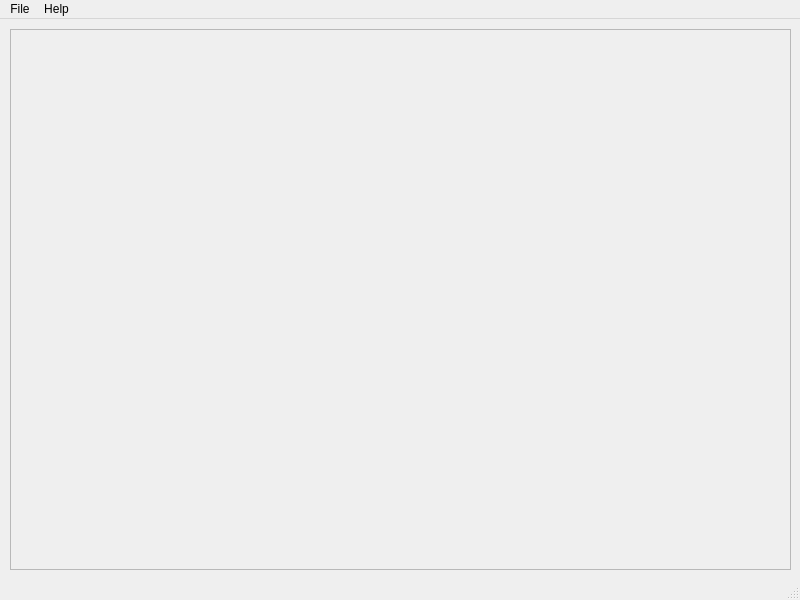
<?xml version="1.0" encoding="UTF-8"?>
<ui version="4.0">
 <class>DocumentViewerWindow</class>
 <widget class="QMainWindow" name="DocumentViewerWindow">
  <property name="geometry">
   <rect>
    <x>0</x>
    <y>0</y>
    <width>800</width>
    <height>600</height>
   </rect>
  </property>
  <property name="sizePolicy">
   <sizepolicy hsizetype="Preferred" vsizetype="Preferred">
    <horstretch>0</horstretch>
    <verstretch>0</verstretch>
   </sizepolicy>
  </property>
  <property name="minimumSize">
   <size>
    <width>800</width>
    <height>600</height>
   </size>
  </property>
  <property name="maximumSize">
   <size>
    <width>800</width>
    <height>600</height>
   </size>
  </property>
  <property name="windowTitle">
   <string>Document Viewer</string>
  </property>
  <property name="windowIcon">
   <iconset resource="Resources.qrc">
    <normaloff>:/Main/img/document.png</normaloff>:/Main/img/document.png</iconset>
  </property>
  <widget class="QWidget" name="centralwidget">
   <widget class="QFrame" name="frmBrowser">
    <property name="geometry">
     <rect>
      <x>10</x>
      <y>10</y>
      <width>781</width>
      <height>541</height>
     </rect>
    </property>
    <property name="styleSheet">
     <string notr="true">color: rgb(0, 0, 0);</string>
    </property>
    <property name="frameShape">
     <enum>QFrame::StyledPanel</enum>
    </property>
    <property name="frameShadow">
     <enum>QFrame::Raised</enum>
    </property>
   </widget>
  </widget>
  <widget class="QMenuBar" name="menubar">
   <property name="geometry">
    <rect>
     <x>0</x>
     <y>0</y>
     <width>800</width>
     <height>23</height>
    </rect>
   </property>
   <widget class="QMenu" name="menuFile">
    <property name="title">
     <string>File</string>
    </property>
    <addaction name="actionOpen"/>
    <addaction name="separator"/>
    <addaction name="actionExit"/>
   </widget>
   <widget class="QMenu" name="menuHelp">
    <property name="title">
     <string>Help</string>
    </property>
    <addaction name="actionAbout"/>
   </widget>
   <addaction name="menuFile"/>
   <addaction name="menuHelp"/>
  </widget>
  <widget class="QStatusBar" name="statusbar"/>
  <action name="actionAbout">
   <property name="text">
    <string>About</string>
   </property>
  </action>
  <action name="actionOpen">
   <property name="text">
    <string>Open</string>
   </property>
  </action>
  <action name="actionExit">
   <property name="text">
    <string>Exit</string>
   </property>
  </action>
 </widget>
 <resources>
  <include location="Resources.qrc"/>
 </resources>
 <connections/>
</ui>
